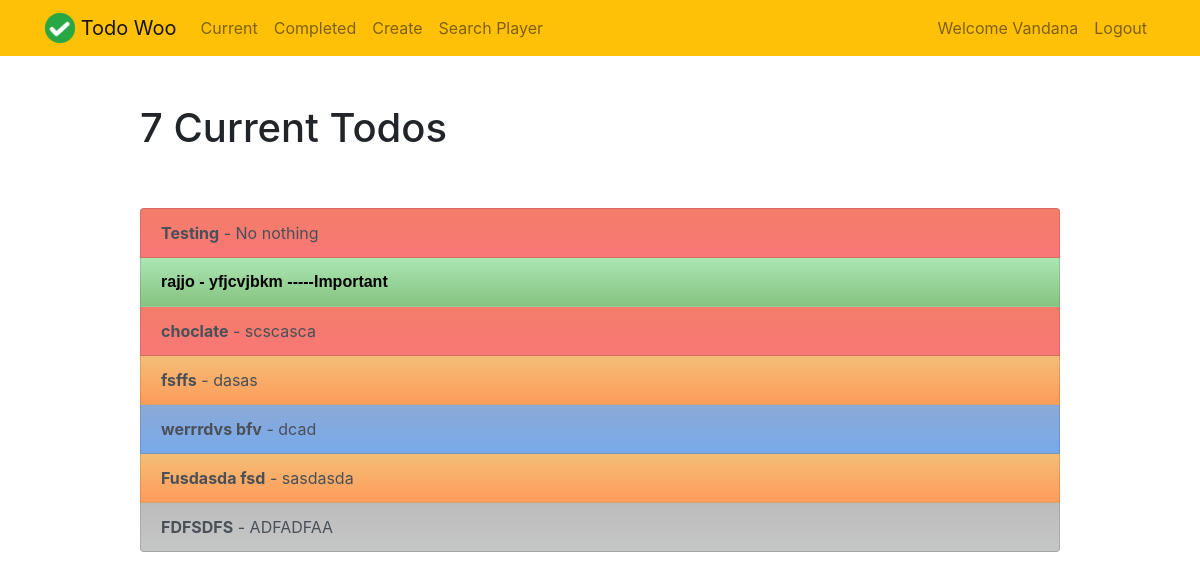
Screenshot of /current/ (signed in) with the database file from the repository.
### todo/models.py (models this page shows, shortened)
class Todo(models.Model):
    title = models.CharField(max_length=100)
    memo = models.TextField(blank=True)
    created = models.DateTimeField(auto_now_add=True)
    datecompleted = models.DateTimeField(blank=True, null=True)
    important = models.BooleanField(default=False)
    color = models.CharField(max_length=6, choices=Color_CHOICES, default='green')
    user = models.ForeignKey(User, on_delete=models.CASCADE)

### todo/views.py (the view)
# urls.py: path('current/', views.currenttodos, name='currenttodos'),
@login_required
def currenttodos(request):
    todos = Todo.objects.filter(user=request.user, datecompleted__isnull=True)
    return render(request, 'todo/currenttodos.html', {'todos':todos})

### todo/templates/todo/currenttodos.html
{% extends "todo/base.html" %}
{% block content %}
    <div class="row justify-content-center mt-5">
        <div class="col-md-10">
            {% if todos %}
                 <h1>{{ todos.count }} Current Todo{{ todos.count|pluralize }}</h1>
            {% else %}
                           <h1>Current Todos</h1>
            {% endif %}
        </div>
    </div>
    <div class="row justify-content-center mt-5">
        <div class="col-md-10">
        {% if todos %}
            <div class="list-group">
                {% for todo in todos %}
                    <a href="{% url 'viewtodo' todo.id %}"
                    class="list-group-item list-group-item-action {{todo.get_color_display}}
                    {% if todo.important %} Important {% endif %}"><b>{{ todo.title }}</b>
                    {% if todo.memo %} - {{ todo.memo|truncatechars:30 }}{% endif %}
                    {% if todo.important %} -----Important {% endif %}       </a>
                {% endfor %}
            </div>
        {% else %}
            <div class="text-center">
                <h2>Looks like you don't have any todos! Nice work.</h2>
            <br>
            <a role="button" class="btn btn-primary" href="{% url 'createtodo' %}">New Todo</a>
            </div>
        {% endif %}
        </div>
    </div>
{% endblock %}

### todo/templates/todo/base.html (shortened to what this page needs)
{% load static %}
<!doctype html>
<html lang="en">
<head>
    <link rel="stylesheet" href="https://stackpath.bootstrapcdn.com/bootstrap/4.4.1/css/bootstrap.min.css">
    <link rel="stylesheet" href="{% static 'todo/main.css'  %}">
</head>
<body>
<nav class="navbar navbar-expand-md navbar-light bg-warning">
<div class="container">
    <a class="navbar-brand" href="{% url 'home' %}">
         <img src="{% static 'todo/logo.png' %}" width="30" height="30" class="d-inline-block align-top">
        <span>Todo Woo</span>
    </a>
    <div class="collapse navbar-collapse" id="navbarNav">
    {% if user.is_authenticated %}
        <ul class="navbar-nav mr-auto">
                <li class="nav-item {{ current }}">
                    <a class="nav-link" href="{% url 'currenttodos' %}">Current</a>
                </li>
                <li class="nav-item {{ completed }}">
                    <a class="nav-link" href="{% url 'completedtodos' %}">Completed</a>
                </li>
                <li class="nav-item {{ create }}">
                    <a class="nav-link" href="{% url 'createtodo' %}">Create</a>
                </li>
                <li class="nav-item {{ current }}">
                    <a class="nav-link" href="{% url   'cricket:player_search' %}">Search Player</a>
                </li>
        </ul>
    {% endif %}
    <ul class="navbar-nav ml-auto">
            {% if user.is_authenticated %}
                <li class="nav-item">
                <a class="nav-link" href="{% url 'home' %}">Welcome {{user.username}}</a>
                </li>
                <li class="nav-item">
                    <a href="#" onclick="$('#signOutBtn').click()" class="nav-link">Logout</a>
                </li>
            {% endif %}
        </ul>
    </div>
</div>
</nav>
<div class="container">
{% block content %}{% endblock %}
</div>
</body>
</html>

### todo/static/todo/main.css (style rules this page uses)
.GREEN { background: linear-gradient(rgba(132, 218, 144, 0.685) , rgba(34, 146, 24, 0.548)); }
.RED { background: linear-gradient(rgba(238, 67, 37, 0.685) , rgba(245, 7, 7, 0.548)); }
.BLUE { background: linear-gradient(rgba(86, 130, 196, 0.685) , rgba(9, 100, 219, 0.548)); }
.BLACK { background: linear-gradient(rgba(158, 157, 157, 0.685) , rgba(0, 5, 7, 0.226)); }
.ORANGE { background: linear-gradient(rgba(238, 160, 57, 0.685) , rgba(255, 104, 4, 0.658)); }
.Important { color: rgb(0, 0, 0); font-family: Verdana, Geneva, Tahoma, sans-serif; font-weight: bolder; }

### rows the page displays
Todo: title "Testing", memo "No nothing"
Todo: title "rajjo", memo "yfjcvjbkm", important "-----Important"
Todo: title "choclate", memo "scscasca"
Todo: title "fsffs", memo "dasas"
Todo: title "werrrdvs bfv", memo "dcad"
Todo: title "Fusdasda fsd", memo "sasdasda"
Todo: title "FDFSDFS", memo "ADFADFAA"

### other values shown
{{ user.username }} "Vandana"
{{ todos.count }} "7"
